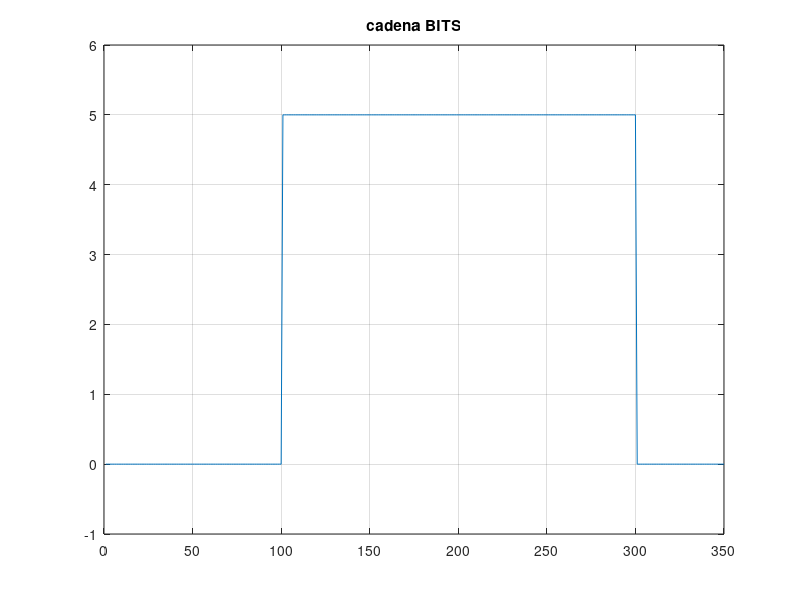

This chart was generated by the following MATLAB code:
clc
clear global
close all
%---INPUT---
texto = 'a';
regla_bit_alto = 0;

% --- PROCESS---
ascii = double (texto);
bits = dec2bin(ascii);
cadena = reshape(bits',1,[]);


tb = 50;

unos = ones(1,tb);

ceros = zeros(1,tb);

frame = [];
frameinv = [];

for n=1:length(cadena)
    
    if (cadena (n)== '1')
        frame = [ frame unos ];
        frameinv = [ frameinv ceros ];
    
    else
        frame = [ frame  ceros ];
        frameinv = [ frameinv unos ];
    end 
end 

if (regla_bit_alto ==1)
    cadena_bits = 5*frame;
 
else 
    cadena_bits = 5*frameinv; 
    
end




%---OUTPUT---

fprintf('texto: %s\n',texto)
ascii
bits
cadena
figure (1)
plot(cadena_bits)
axis ([ 0 length(cadena_bits) -1 6 ])
title('cadena BITS')
grid on